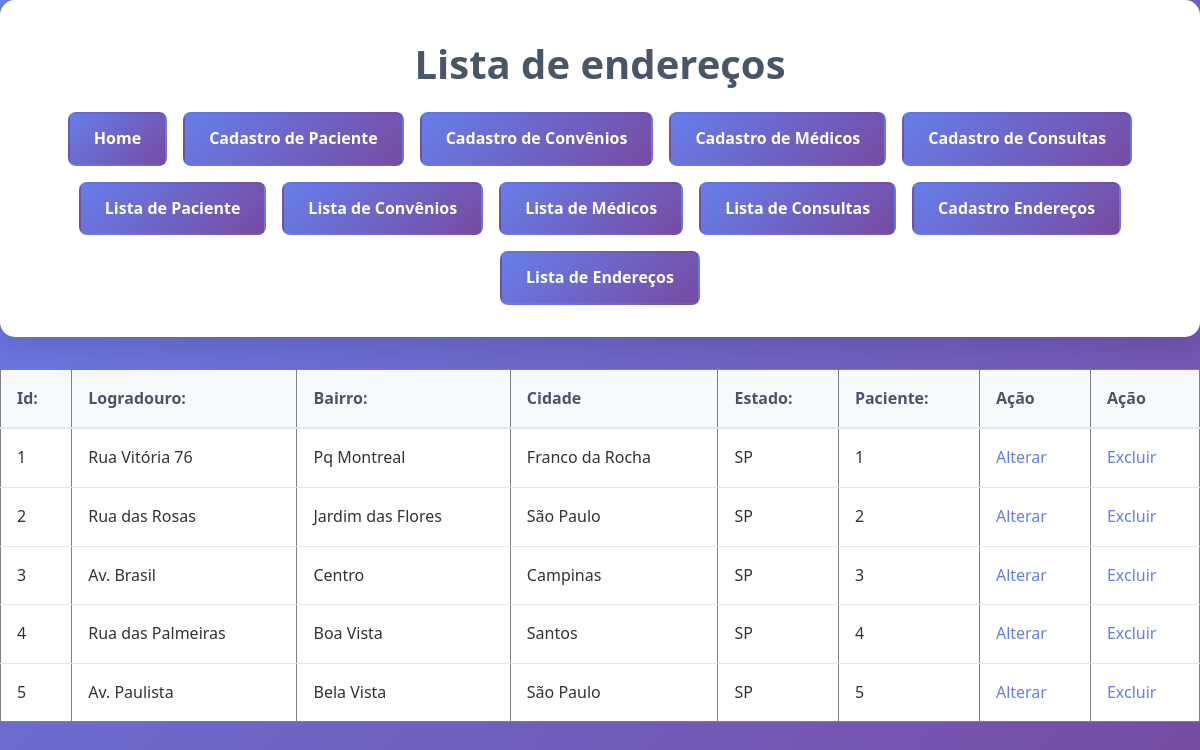
The page /frontend/lista_endereco.php on the database its author committed.
### tables this page shows
CREATE TABLE endereco (
  id INT NOT NULL AUTO_INCREMENT PRIMARY KEY,
  logradouro VARCHAR(45) NOT NULL,
  bairro VARCHAR(20) NOT NULL,
  cidade VARCHAR(20) NOT NULL,
  estado VARCHAR(10),
  paciente_id INT NOT NULL,
  FOREIGN KEY (paciente_id) REFERENCES pacientes(id) ON DELETE CASCADE
);

### Conexao.php (called while the page is built)
<?php
class Conexao{
    public static function getInstance(){
        $db_dbhost = "localhost";
        $db_name = "gestaodb";
        $db_user = "root";
        $db_pass = "";
        try{
        $pdo =new PDO("mysql:host={$db_dbhost};dbname={$db_name};",$db_user,$db_pass);
        $pdo->setAttribute(PDO::ATTR_ERRMODE, PDO::ERRMODE_EXCEPTION);
        $pdo->setAttribute(PDO::ATTR_DEFAULT_FETCH_MODE, PDO::FETCH_ASSOC);
         return $pdo;
        }catch(PDOException $e){
        die("Erro de conexão com o banco".$e->getMessage());
        }
    }
}
?>

### backend/DAO/EnderecoDAO.php (called while the page is built, shortened)
<?php
require_once '../Conexao.php';
require_once '../backend/Model/Endereco.php';
class EnderecoDAO{
    private $bd;
    public function __construct()
    {
      $this->bd = Conexao::getInstance();
    }
    public function getAll(){
        $sql="SELECT * FROM endereco ";
        $enderecos=[];
        $stmt=$this->bd->query($sql);
        while($row=$stmt->fetch(PDO::FETCH_ASSOC)){
            $enderecos[] = new Endereco(
            $row['id'],
            $row['logradouro'],
            $row['bairro'],
            $row['cidade'],
            $row['estado'],
              $row['paciente_id']
            );
        }
        return $enderecos;
    }
}
?>

### backend/Model/Endereco.php (called while the page is built, shortened)
<?php
class Endereco
{
    private ?int $id;
    private string $logradouro;
    private string $bairro;
    private string $cidade;
    private string $estado;
    private int  $paciente_id;
    public function __construct(?int $id, $logradouro, $bairro, $cidade, $estado, $paciente_id)
    {
        $this->id =  $id;
        $this->logradouro = $logradouro;
        $this->bairro =  $bairro;
        $this->cidade = $cidade;
        $this->estado =  $estado;
        $this->paciente_id = $paciente_id;
    }
    public function getId(){
        return $this-> id;
    }
        public function getLogradouro(){
        return $this-> logradouro;
    }
        public function getBairro(){
        return $this-> bairro;
    }
        public function getCidade(){
        return $this-> cidade;
        }
            public function getEstado(){
        return $this-> estado;
    }
        public function getPaciente_id(){
        return $this-> paciente_id;
    }
}

### frontend/lista_endereco.php (the view, shortened to what this page needs)
<?php
require_once '../backend/DAO/EnderecoDAO.php';
$dao = new EnderecoDAO();
$enderecos = $dao->getAll();
?>
<!DOCTYPE html>
<html lang="pt-br">
<head>
    <link rel="stylesheet" href="../css/style.css">
</head>
<body>
       <header>
  <h1>Lista de endereços</h1>
  <nav>
    <ul>
        <li><a href="../index.php">Home</a></li>
        <li><a href="form_consultas.php">Cadastro de Paciente</a></li>
        <li><a href="form_convenio.php">Cadastro de Convênios</a></li>
        <li><a href="form_medicos.php">Cadastro de Médicos</a></li>
        <li><a href="form_consultas.php">Cadastro de Consultas</a></a></li>
        <li><a href="lista_paciente.php">Lista de Paciente</a></li>
        <li><a href="lista_convenio.php">Lista de Convênios</a></li>
        <li><a href="lista_medicos.php">Lista de Médicos</a></li>
        <li><a href="lista_consultas.php">Lista de Consultas</a></li>
        <li><a href="form_endereco.php">Cadastro Endereços</a></li>
        <li><a href="lista_endereco.php">Lista de Endereços</a></li>
    </ul>
  </nav>
    </header>
    <table border="1">
        <tr>
            <th>Id:</th>
            <th>Logradouro:</th>
            <th>Bairro:</th>
            <th>Cidade</th>
            <th>Estado:</th>
            <th>Paciente:</th>
            <th>Ação</th>
             <th>Ação</th>
        </tr>
    <?php foreach ($enderecos as $endereco): ?>
        <tr>
            <td><?= $endereco->getId() ?></td>
            <td><?= $endereco->getLogradouro() ?></td>
            <td><?= $endereco->getBairro() ?></td>
            <td><?= $endereco->getCidade() ?></td>
            <td><?= $endereco->getEstado() ?></td>
            <td><?= $endereco->getPaciente_id() ?></td>
            <td><a href="form_endereco.php?id=<?=$endereco->getId()?>">Alterar</a></td>
            <td><a href="../backend/excluirEndereco.php?id=<?=$endereco->getId()?>">Excluir</a></td>
        </tr>
    <?php endforeach; ?>
     </table>
</body>
</html>

### css/style.css (style rules this page uses)
* { margin: 0; padding: 0; box-sizing: border-box; }
body { font-family: 'Segoe UI', Tahoma, Geneva, Verdana, sans-serif; background: linear-gradient(135deg, #667eea 0%, #764ba2 100%); min-height: 100vh; color: #333; line-height: 1.6; }
header { background: white; padding: 2rem; border-radius: 15px; box-shadow: 0 10px 25px rgba(0,0,0,0.1); margin-bottom: 2rem; }
header h1 { color: #4a5568; font-size: 2.5rem; margin-bottom: 1rem; text-align: center; }
nav { margin-top: 1rem; }
nav ul { list-style: none; display: flex; flex-wrap: wrap; gap: 1rem; justify-content: center; }
nav ul li { margin: 0; }
ul { list-style-type: none; padding-left: 0; }
nav a { display: inline-block; padding: 0.75rem 1.5rem; background: linear-gradient(135deg, #667eea, #764ba2); color: white; text-decoration: none; border-radius: 8px; font-weight: 600; transition: all 0.3s ease; border: 2px solid transparent; }
table { width: 100%; border-collapse: collapse; background: white; }
th, td { padding: 1rem; text-align: left; border-bottom: 1px solid #e2e8f0; }
th { background: #f7fafc; font-weight: 600; color: #4a5568; border-bottom: 2px solid #e2e8f0; }
tr:last-child td { border-bottom: none; }
a { color: #667eea; text-decoration: none; transition: color 0.3s ease; }
h1, h2, h3 { color: #4a5568; margin-bottom: 1rem; }
h1 { font-size: 2.5rem; }

### rows shown on the page
endereco: id "1", logradouro "Rua Vitória 76", bairro "Pq Montreal", cidade "Franco da Rocha", estado "SP", paciente "1"
endereco: id "2", logradouro "Rua das Rosas", bairro "Jardim das Flores", cidade "São Paulo", estado "SP", paciente "2"
endereco: id "3", logradouro "Av. Brasil", bairro "Centro", cidade "Campinas", estado "SP", paciente "3"
endereco: id "4", logradouro "Rua das Palmeiras", bairro "Boa Vista", cidade "Santos", estado "SP", paciente "4"
endereco: id "5", logradouro "Av. Paulista", bairro "Bela Vista", cidade "São Paulo", estado "SP", paciente "5"
